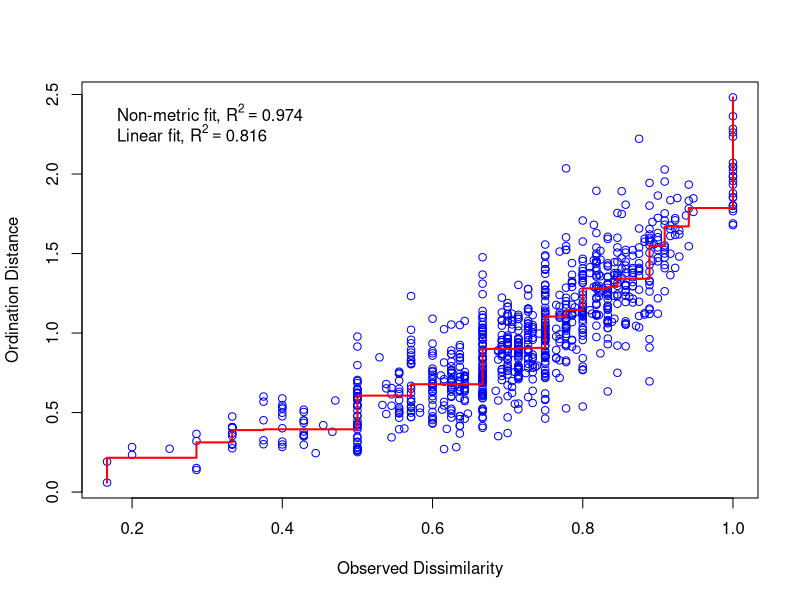

The R script that drew this image: (Note: this script raises an error after producing the figure.)
# script description


# Resrouces: 
# Plotting NMDS: https://chrischizinski.github.io/rstats/vegan-ggplot2/


# Packages used: 
library(tidyverse)
library(vegan)
library(ggplot2)
library(ggrepel)


# Loading in the data
# All obs from 2024
data2024 <- read.csv("2-Cleaned_data/ndg_cleaneddata_2024.csv")
# All obs from 2025
data2025 <- read.csv("2-Cleaned_data/ndg_cleaneddata_2025.csv") 

# Creating a global data set with the data from 2025&2024
alldata <- bind_rows(data2024, data2025) %>% drop_na(Bird.code)


#========================================================#
                #FORMATTING THE DATAFRAME#
#========================================================#


#  Communtiy  matrix (site x bird species)
data_matrix_group <- alldata %>%
  # Removing obervations where bird species was unknown
  filter(!grepl("Unknown", Bird.code)) %>% 
  dplyr::select(Code, Landtype, Bird.code) %>%
  distinct() %>%
  mutate_at(vars(Code), as.factor) %>%
  # Adding a '1' if the bird species was ever present at the site
  mutate(Present = 1) %>%
  pivot_wider(
    id_cols = c(Code, Landtype),
    names_from = Bird.code,
    values_from = Present,
    values_fill = 0) %>% 
  column_to_rownames(var = "Code")


community_matrix <- data_matrix_group %>% 
  # Removing landtype column
  dplyr::select(-(Landtype))

#======================================================#
                      #NMDS#
#======================================================#


bird_NMDS = metaMDS(community_matrix, 
                       distance = "jaccard",
                       # Increasing to 3D because it drops stress below 0.2
                       k=3)

# Extracting stress metric 
bird_NMDS$stress
# Visualising stress
stressplot(bird_NMDS)



#===============================================================#
                      #NMDS PLOT#
#===============================================================#


# Extracting site scores and converting to df using 'scores' function (vegan)
data.scores <- as.data.frame(scores(bird_NMDS, display = "sites"))
# Creating a new column (site) from the row names 
data.scores$site <- rownames(data.scores)
# Creating a column for group (street or yard) based on Landtype column of data_matrix_group
data.scores$Group <- data_matrix_group$Landtype  


# Extracting species scores and converting to df using 'scores' function (vegan)
species.scores <- as.data.frame(scores(example_NMDS, "species"))
# Creating a new column (species) from the row names
species.scores$species <- rownames(species.scores)  # create a column of species, from the rownames of species.scores



# Calculating the hull values for each group (yard or street)
grp.yard <- data.scores[data.scores$Group == "yard", ][chull(data.scores[data.scores$Group == 
                                                                   "yard", c("NMDS1", "NMDS2")]), ]
grp.street <- data.scores[data.scores$Group == "street", ][chull(data.scores[data.scores$Group == 
                                                                   "street", c("NMDS1", "NMDS2")]), ]
# Combining hull values for both groups
hull.data <- rbind(grp.yard, grp.street)


 
nmds_plot_FR <- ggplot() + 
  # Adding the group hulls
  geom_polygon(data=hull.data,aes(x=NMDS1,y=NMDS2,fill=Group,group=Group),alpha=0.30) +
  # Adding the species labels to the plot
  geom_text_repel(data=species.scores,aes(x=NMDS1,y=NMDS2,label=species), size = 2.5, max.overlaps = Inf,alpha=0.5) +
  # Adding the site points to the plot
  geom_point(data=data.scores,aes(x=NMDS1,y=NMDS2,shape=Group,colour=Group),size=7, show.legend = FALSE) +
  # Colouring the two groups
  scale_colour_manual(values=c("yard" = "darkblue", "street" = "chartreuse4")) +
  scale_fill_manual(labels= c("Rue", "Résidentiel"), values = c("yard" = "darkblue", "street" = "chartreuse4")) +
  coord_equal() +
  labs(fill="Groupe") +
  theme_test() + 
  theme(# Making axis labels larger
        axis.title.x = element_text(size=20), 
        axis.title.y = element_text(size=20), 
        legend.title = element_text(size =22), 
        legend.text = element_text(size = 20), 
        legend)


ggsave(nmds_plot_FR, 
       filename = "Q2.2_NMDS_plot_FR.png",
       path = "4-Output/Figures",
       device = "png",
       height = 6, width = 10, units = "in")
